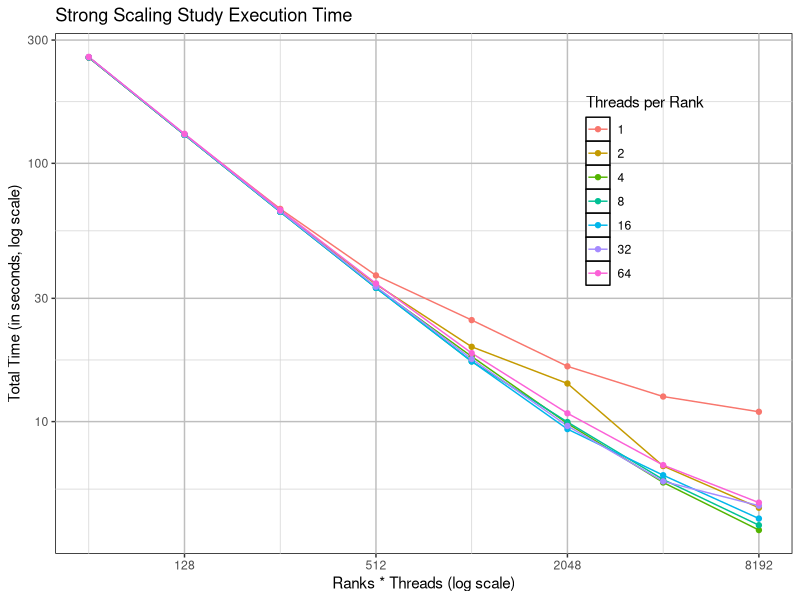
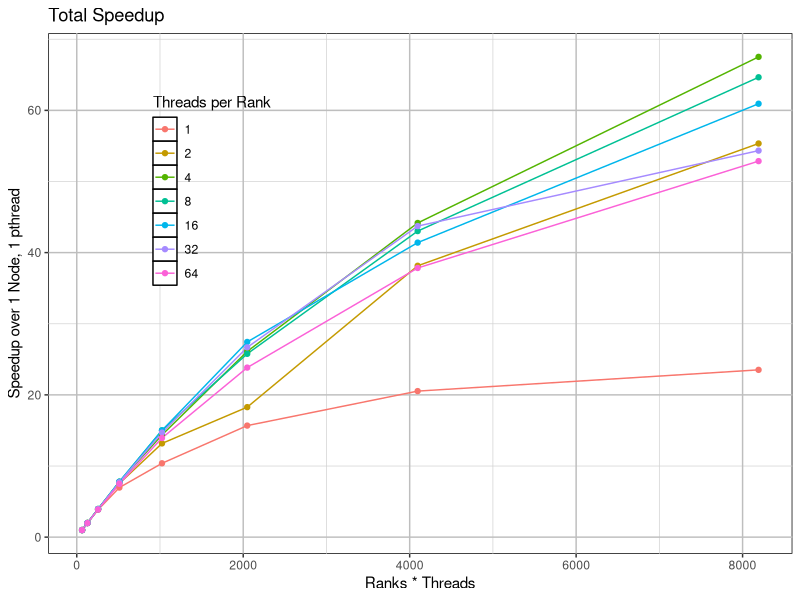
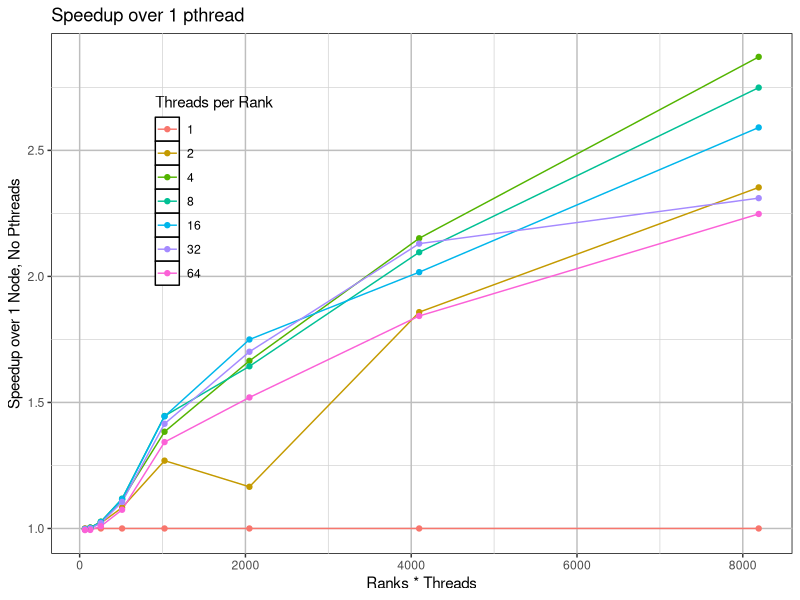
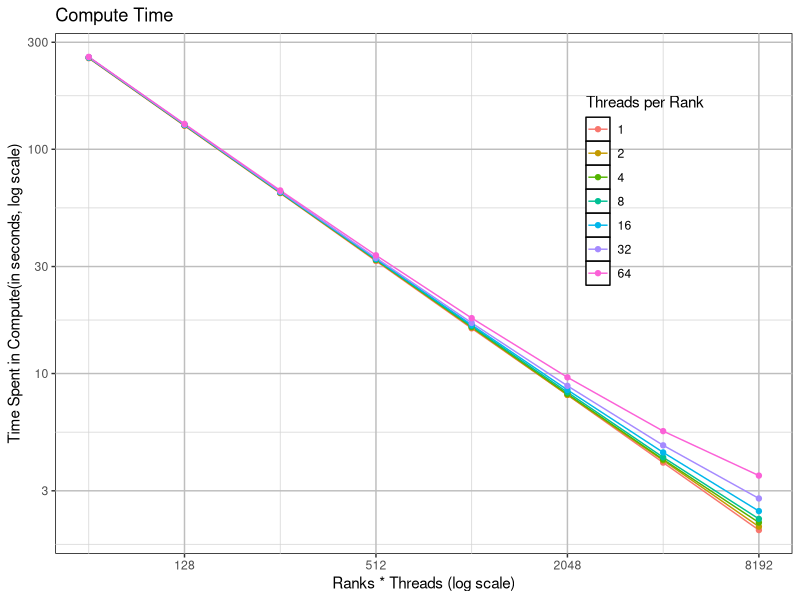
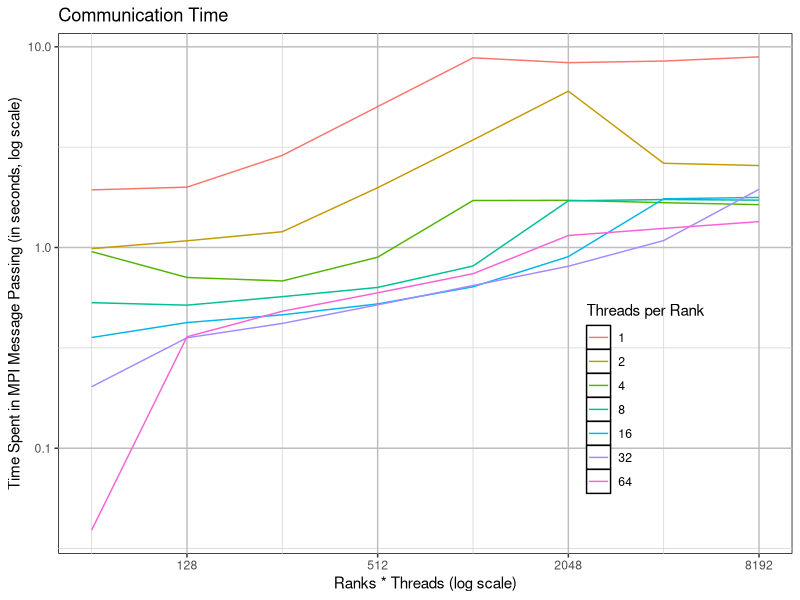
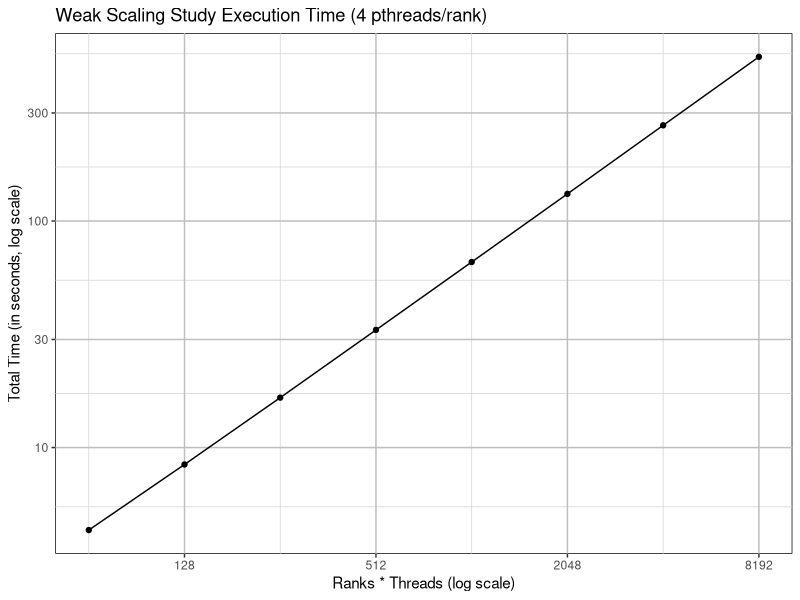
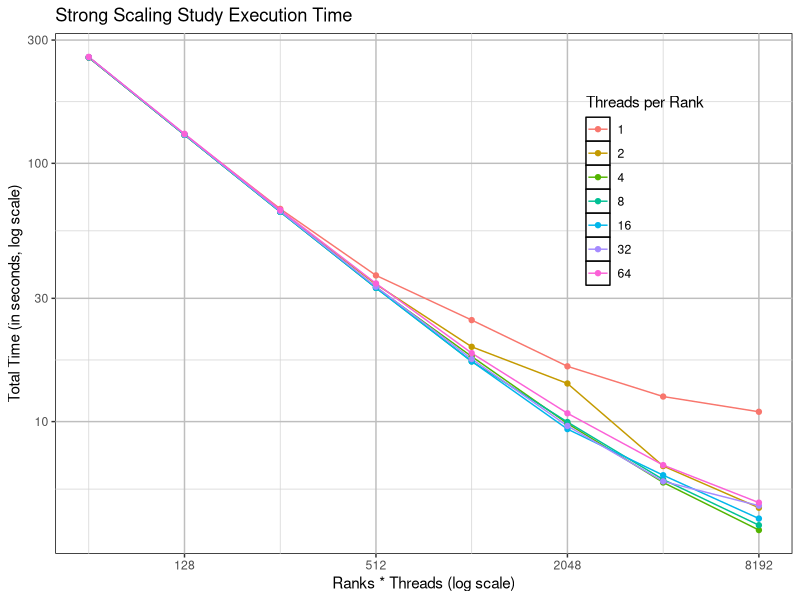
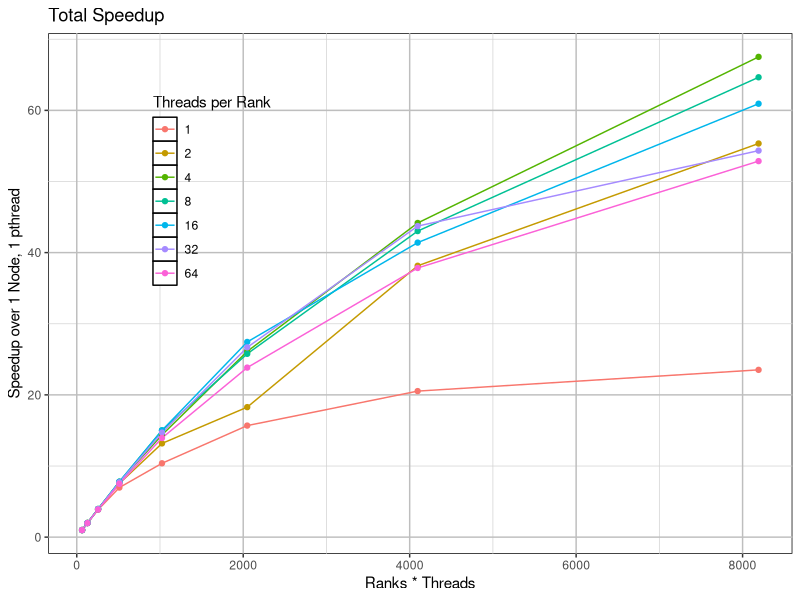

Source code (R) for these figures, in order:
library(ggplot2)
library(scales)

# Results of the strong scaling study using random initial bird placements
ss <- read.csv('strongscaling.csv')
ss$nodes <- (ss$ranks * ss$threads)
ss$threads <- factor(ss$threads)


# Total execution time between number of nodes
ggplot(data=ss, aes(x=nodes)) +
  geom_line(aes(y=total, color=threads)) +
  geom_point(aes(y=total, color=threads)) +
  scale_x_continuous(trans=log2_trans()) +
  scale_y_log10() +
  theme(legend.position = c(0.8,0.7),
        legend.background = element_rect(fill = NA),
        panel.background = element_rect(fill = 'white', colour = 'black'),
        panel.grid.major = element_line(colour = 'gray'),
        panel.grid.minor = element_line(colour = 'light gray')) +
  ggtitle("Strong Scaling Study Execution Time") +
  labs(x="Ranks * Threads (log scale)", y="Total Time (in seconds, log scale)", color="Threads per Rank")
ggsave("plots/total_time.pdf")


# Total speedup
total.base <- ss[ss$nodes==64 & ss$threads==1,]$total  # Change to ss$nodes==1
ss$total.speedup <- total.base / ss$total
ggplot(data=ss, aes(x=nodes)) +
  geom_line(aes(y=total.speedup, color=threads)) +
  geom_point(aes(y=total.speedup, color=threads)) +
  theme(legend.position = c(0.22,0.7),
        legend.background = element_rect(fill = NA),
        panel.background = element_rect(fill = 'white', colour = 'black'),
        panel.grid.major = element_line(colour = 'gray'),
        panel.grid.minor = element_line(colour = 'light gray')) +
  ggtitle("Total Speedup") +
  labs(x="Ranks * Threads", y="Speedup over 1 Node, 1 pthread", color="Threads per Rank")
ggsave("plots/total_speedup.pdf")


# Total speedup within same number nodes (thread speedup)
node.base <- list()
for (n in unique(ss$nodes)) {
  node.base[[n]] <- ss[ss$nodes==n & ss$threads==1,]$total
}
ss$thread.total.speedup <- unlist(node.base[ss$nodes]) / ss$total
ggplot(data=ss, aes(x=nodes)) +
  geom_line(aes(y=thread.total.speedup, color=threads)) +
  geom_point(aes(y=thread.total.speedup, color=threads)) +
  theme(legend.position = c(0.22,0.7),
        legend.background = element_rect(fill = NA),
        panel.background = element_rect(fill = 'white', colour = 'black'),
        panel.grid.major = element_line(colour = 'gray'),
        panel.grid.minor = element_line(colour = 'light gray')) +
  ggtitle("Speedup over 1 pthread") +
  labs(x="Ranks * Threads", y="Speedup over 1 Node, No Pthreads", color="Threads per Rank")
ggsave("plots/thread_speedup.pdf")


# Compute execution time
ggplot(data=ss, aes(x=nodes)) +
  geom_line(aes(y=compute, color=threads)) +
  geom_point(aes(y=compute, color=threads)) +
  theme(legend.position = c(0.8,0.7),
        legend.background = element_rect(fill = NA),
        panel.background = element_rect(fill = 'white', colour = 'black'),
        panel.grid.major = element_line(colour = 'gray'),
        panel.grid.minor = element_line(colour = 'light gray')) +
  ggtitle("Compute Time") +
  scale_x_continuous(trans=log2_trans()) +
  scale_y_log10() +
  labs(x="Ranks * Threads (log scale)", y="Time Spent in Compute(in seconds, log scale)", color="Threads per Rank")
ggsave("plots/compute_time.pdf")


# Communication execution time
ggplot(data=ss, aes(x=nodes)) +
  geom_line(aes(y=communicate, color=threads)) +
  ggtitle("Communication Time") +
  theme(legend.position = c(0.8,0.3),
        legend.background = element_rect(fill = NA),
        panel.background = element_rect(fill = 'white', colour = 'black'),
        panel.grid.major = element_line(colour = 'gray'),
        panel.grid.minor = element_line(colour = 'light gray')) +
  scale_x_continuous(trans=log2_trans()) +
  scale_y_log10() +
  labs(x="Ranks * Threads (log scale)", y="Time Spent in MPI Message Passing (in seconds, log scale)", color="Threads per Rank")
ggsave("plots/comm_time.pdf")


# Weak Scaling test
ws <- read.csv('weakscaling.csv')
ws$nodes <- (ws$ranks * ws$threads)
ws$threads <- factor(ws$threads)
ggplot(data=ws, aes(x=nodes, y=total)) +
  geom_line() + geom_point() +
  scale_x_continuous(trans=log2_trans()) +
  scale_y_log10() +
  theme(panel.background = element_rect(fill = 'white', colour = 'black'),
        panel.grid.major = element_line(colour = 'gray'),
        panel.grid.minor = element_line(colour = 'light gray')) +
  ggtitle("Weak Scaling Study Execution Time (4 pthreads/rank)") +
  labs(x="Ranks * Threads (log scale)", y="Total Time (in seconds, log scale)")

ggsave("plots/weakscaling.pdf")